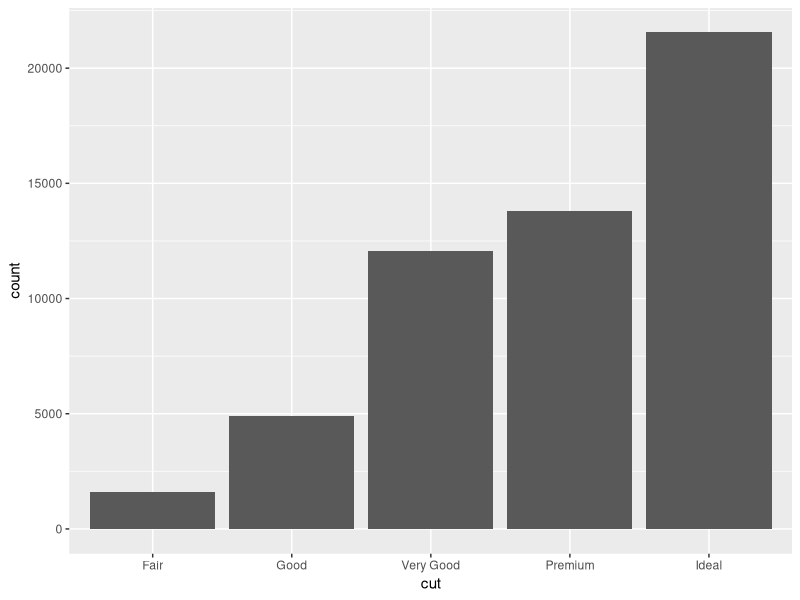
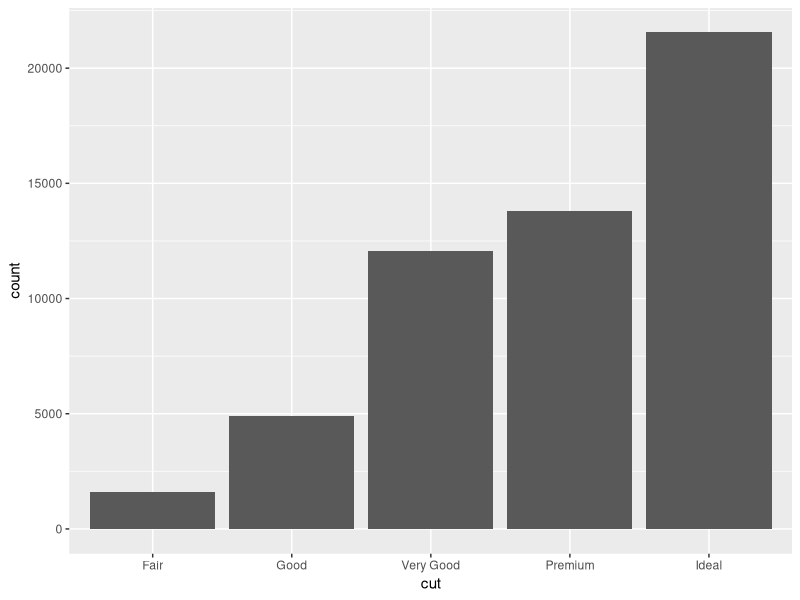
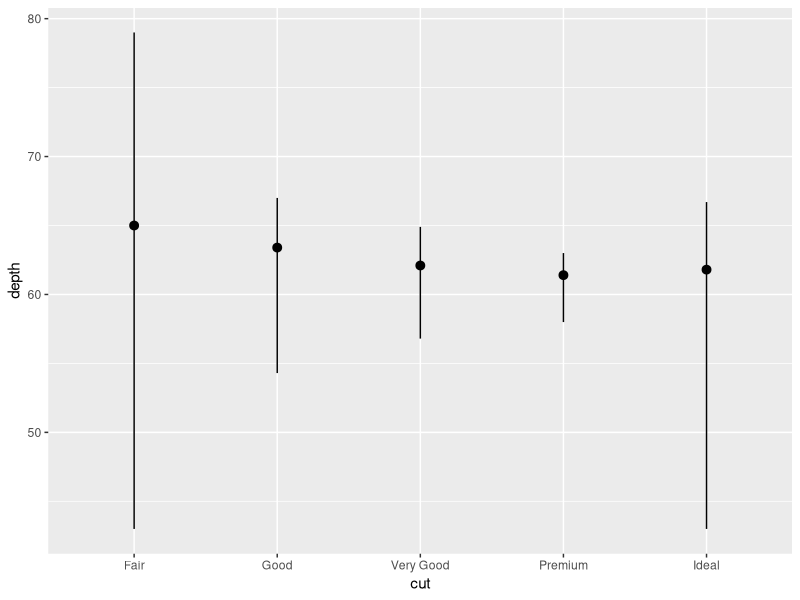

The R script that drew these images, in order:
# Exercise 2: More ggplot2 Grammar

# Install and load `ggplot2`
# install.packages("ggplot2") # if needed
library(ggplot2)

# For this exercise you will again be working with the `diamonds` data set.
# Use `?diamonds` to review details about this data set
?diamonds


## Statistical Transformations

# Draw a bar chart of the diamonds data, organized by cut
# The height of each bar is based on the "count" (number) of diamonds with that cut
ggplot(data = diamonds) +
  geom_bar(aes(x = cut))

# Use the `stat_count` to apply the statistical transformation "count" to the diamonds
# by cut. You do not need a separate geometry layer!
ggplot(data = diamonds) +
  stat_count(aes(x = cut))

# Use the `stat_summary` function to draw a chart with a summary layer.
# Map the x-position to diamond `cut`, and the y-position to diamond `depth`
# Bonus: use `min` as the function ymin, `max` as the function ymax, and `median` as the function y
ggplot(data = diamonds) +
  stat_summary(aes(x = cut, y = depth), 
               fun.ymax = max, fun.ymin = min, fun.y = median)


## Position Adjustments

# Draw a bar chart of diamond data organized by cut, with each bar filled by clarity.
# You should see a _stacked_ bar chart.


# Draw the same chart again, but with each element positioned to "fill" the y axis


# Draw the same chart again, but with each element positioned to "dodge" each other


# Draw a plot with point geometry with the x-position mapped to `cut` and the y-position mapped to `clarity`
# This creates a "grid" grouping the points


# Use the "jitter" position adjustment to keep the points from all overlapping!
# (This works a little better with a sample of diamond data, such as from the previous exercise).



## Scales

# Draw a "boxplot" (with `geom_boxplot()`) for the diamond's price (y) by color (x)


# This has a lot of outliers, making it harder to read. To fix this, draw the same plot but
# with a _logarithmic_ scale for the y axis.


# For another version, draw the same plot but with `violin` geometry instead of `boxplot` geometry!
# How does the logarithmic scale change the data presentation?


# Another interesting plot: draw a plot of the diamonds price (y) by carat (x), using a heatmap of 2d bins
# (geom_bin2d)
# What happens when you make the x and y channels scale logarithmically?


# Draw a scatter plot for the diamonds  price (y) by carat (x). Color each point by the clarity
# (Remember, this will take a while. Use a sample of the diamonds for faster results)


# Change the color of the previous plot using a ColorBrewer scale of your choice. What looks nice?



## Coordinate Systems

# Draw a bar chart with x-position and fill color BOTH mapped to cut
# For best results, SET the `width` of the geometry to be 1 (fill plot, no space between)
# You can save this to a variable for easier modifications


# Draw the same chart, but with the coordinate system flipped


# Draw the same chart, but in a polar coordinate system. Now you have a Coxcomb chart!



## Facets

# Take the scatter plot of price by carat data (colored by clarity) and add _facets_ based on
# the diamond's `color`



## Saving Plots

# Use the `ggsave()` function to save one of your plots (the most recent one generated) to disk.
# Name the output file "my-plot.png".
# Make sure you've set the working directory!!
